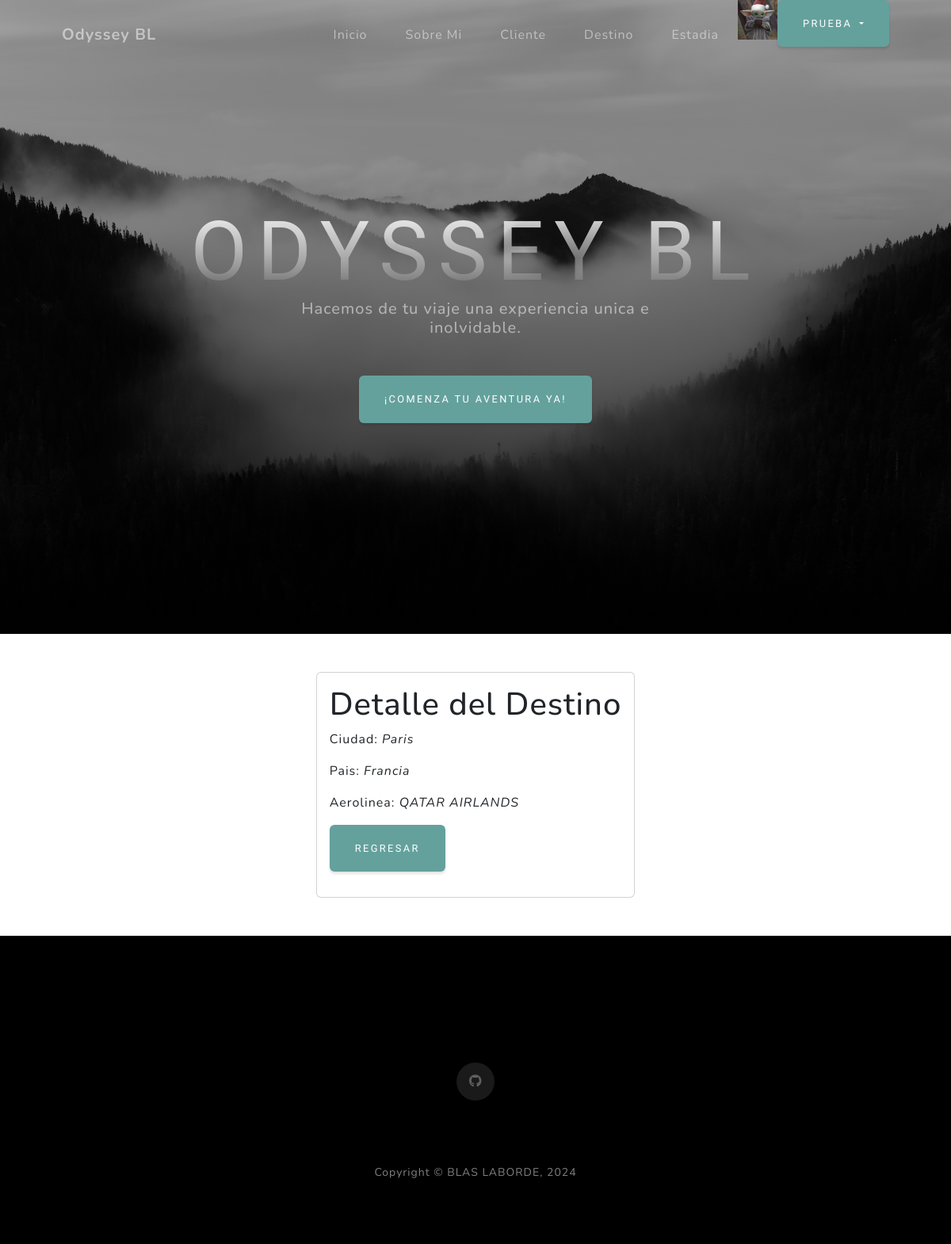
The app's page /destino/7 (signed in) with its own data.
### users/models.py (models this page shows, shortened)
class Avatar(models.Model):
    user = models.OneToOneField(User, on_delete=models.CASCADE, null=True)
    imagen = models.ImageField(upload_to='avatares', null=True, blank = True)

### Viajes/models.py (models this page shows, shortened)
class Destino(models.Model):
    ciudad = models.CharField(max_length=40)
    pais = models.CharField(max_length=40)
    aerolinea = models.CharField(max_length=40)

### Viajes/views.py (the view)
# urls.py: path('destino/<int:pk>', views.DestinoDetailView.as_view(), name="DestinoDetalle"),
class DestinoDetailView(LoginRequiredMixin, DetailView):
    model = Destino
    template_name = "Viajes/CBV/destino_detalle.html"

### Viajes/templates/Viajes/CBV/destino_detalle.html (shortened to what this page needs)
<!DOCTYPE html>
<html lang="en">
<head>
</head>
<body>
    {% extends "Viajes/padre.html" %}
    {% load static %}
    {% block contenidoQueCambia %}
    <div class="container custom-bg p-5">
        <div class="d-flex justify-content-center">
            <div class="d-flex flex-column">
                <div class="card">
                    <div class="card-body">
                        <h1> Detalle del Destino </h1>
                        <p> Ciudad: <i>{{destino.ciudad}}</i></p>
                        <p> Pais: <i>{{destino.pais}}</i></p>
                        <p> Aerolinea: <i>{{destino.aerolinea}}</i></p>
                        <p>
                            <a href="{% url 'DestinoLista' %}" class="btn btn-primary">Regresar</a>
                        </p>
                    </div>
                </div>
            </div>
        </div>
    </div>
    {% endblock %}

### Viajes/templates/Viajes/padre.html (shortened to what this page needs)
{% load static %}
<!DOCTYPE html>
<html lang="en">
    <head>
        <link href="{% static 'Viajes/css/styles.css' %}" rel="stylesheet" />
    </head>
    <body id="page-top">
        <nav class="navbar navbar-expand-lg navbar-light fixed-top" id="mainNav">
            <div class="container px-4 px-lg-5">
                <a class="navbar-brand" href="{% url 'inicio' %}">Odyssey BL</a>
                <div class="collapse navbar-collapse" id="navbarResponsive">
                    <ul class="navbar-nav ms-auto">
                        <li class="nav-item"><a class="nav-link" href="{% url 'inicio' %}">Inicio</a></li>
                        <li class="nav-item"><a class="nav-link" href="{% url 'sobre nosotros' %}">Sobre Mi</a></li>
                        <li class="nav-item"><a class="nav-link" href="{% url 'ClienteLista' %}">Cliente</a></li>
                        <li class="nav-item"><a class="nav-link" href="{% url 'DestinoLista' %}">Destino</a></li>
                        <li class="nav-item"><a class="nav-link" href="{% url 'EstadiaLista' %}">Estadia</a></li>
                        {% if request.user.is_authenticated %}
                            <img src="{{request.user.avatar.imagen.url}}" alt="" style="height: 50px;width: 50px;">
                            <div class="dropdown">
                                <button class="btn btn-primary dropdown-toggle" type="button" id="dropdownMenuButton1" data-bs-toggle="dropdown" aria-expanded="false">
                                    {{request.user.username}}
                                </button>
                            </div>
                        {% endif %}
                    </ul>
                </div>
            </div>
        </nav>
        <header class="masthead">
            <div class="container px-4 px-lg-5 d-flex h-100 align-items-center justify-content-center">
                <div class="d-flex justify-content-center">
                    <div class="text-center">
                        <h1 class="mx-auto my-0 text-uppercase">Odyssey BL</h1>
                        <h2 class="text-white-50 mx-auto mt-2 mb-5"> Hacemos de tu viaje una experiencia unica e inolvidable.</h2>
                        <a class="btn btn-primary" href="#about">¡Comenza tu aventura ya!</a>
                    </div>
                </div>
            </div>
        </header>
        {% block contenidoQueCambia %}
        {% endblock %}
         <section class="contact-section bg-black">
            <div class="container px-4 px-lg-5">
                <div class="social d-flex justify-content-center">
                    <a class="mx-2" href="https://github.com/blasabel"><i class="fab fa-github"></i></a>
                </div>
            </div>
        </section>
        <footer class="footer bg-black small text-center text-white-50"><div class="container px-4 px-lg-5">Copyright &copy; BLAS LABORDE, 2024</div></footer>
    </body>
</html>

### records on screen
Destino: ciudad "Paris", pais "Francia", aerolinea "QATAR AIRLANDS"

### other values on screen
{{ request.user.username }} "PRUEBA"
